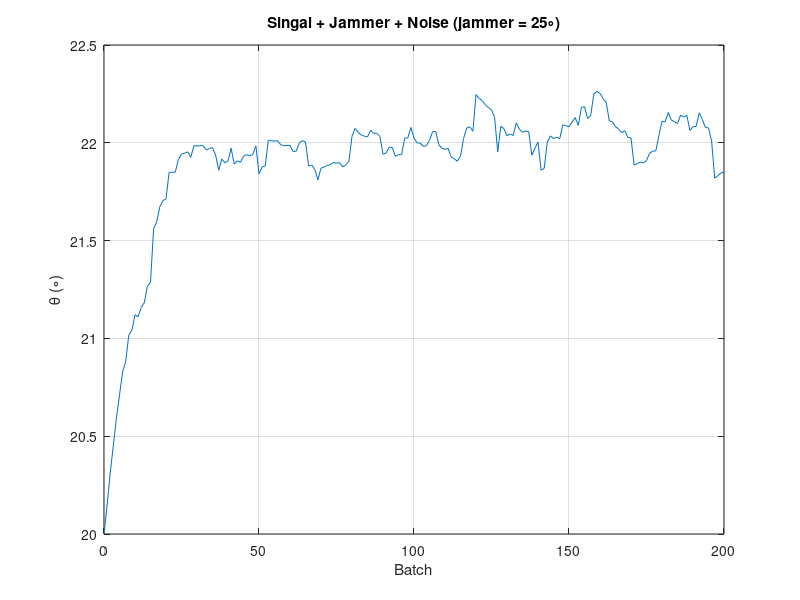

MATLAB code to generate this figure:
%
%   References:
%     [1] U. Nickel 
%         Monopulse estimation with adaptive arrays 
%         IEE Proceedings F - Radar and Signal Processing
%         vol. 140, no. 5, pp. 303-308, Oct. 1993.
clear
SENSOR_NUM = 8;
MARGIN = 0.5;
SNR = 15;
JNR = 20;
SNAPSHOTS = 600;
BEAM_DIR = 20;

theta_s = 22;
theta_j = 25;
amp_s = sqrt(10^(SNR/10));
amp_j = sqrt(10^(JNR/10));

f = 10e6;
fs = 2.5*f;
Ts = (0:SNAPSHOTS - 1)'/fs;

signal = amp_s*exp(1j*2*pi*f*Ts + 2*pi*rand(SNAPSHOTS, 1));
jammer = amp_j*exp(1j*2*pi*f*Ts + 2*pi*rand(SNAPSHOTS, 1));
noise = randn(SENSOR_NUM, SNAPSHOTS) + 1j*randn(SENSOR_NUM, SNAPSHOTS);
sv_s = exp(-1j*2*pi*MARGIN*(0:SENSOR_NUM - 1)'*sind(theta_s));
sv_j = exp(-1j*2*pi*MARGIN*(0:SENSOR_NUM - 1)'*sind(theta_j));
jammer_noise = sv_j*jammer.' + noise;
samples = sv_s*signal.' + jammer_noise;
covMat_n = jammer_noise*jammer_noise'/SNAPSHOTS;

%------MBGD-------%
BATCH = 200;
BATCH_SIZE = SNAPSHOTS/BATCH;
theta = BEAM_DIR;
sine = sind(theta);
theta_hat = theta;
for batch = 1:BATCH
    dir = 0;
    for n = 1:BATCH_SIZE
        sv = exp(-1j*2*pi*MARGIN*(0:SENSOR_NUM - 1)'*sine);
        w = pinv(sqrt(sv'*pinv(covMat_n)*sv))*pinv(covMat_n)*sv;
        dSv = (-1j*2*pi*MARGIN*(0:SENSOR_NUM - 1)').*sv;
        d2Sv = pinv(covMat_n)*dSv/sqrt(sv'*pinv(covMat_n)*sv);
        mu = real((dSv'*pinv(covMat_n)*sv)/(sv'*pinv(covMat_n)*sv));
        dLf = 2*(real((d2Sv'*samples(:, (batch - 1)*BATCH_SIZE + n))/(w'*samples(:, (batch - 1)*BATCH_SIZE + n))) - mu);
        d2Lf = 2*mu^2 - (2*d2Sv'*dSv)/(w'*sv);
        dir = dir + pinv(d2Lf)*dLf;
    end
    sine = sine - dir/BATCH_SIZE;
    theta_hat = [theta_hat; asind(abs(sine))];
end

plot((0:BATCH)', theta_hat)
grid on
xlabel('Batch')
ylabel('\theta (\circ)')
title('Singal + Jammer + Noise (jammer = 25\circ)')
